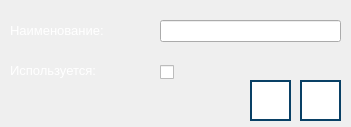
<?xml version="1.0" encoding="UTF-8"?>
<ui version="4.0">
 <class>AddFormatFile</class>
 <widget class="QDialog" name="AddFormatFile">
  <property name="geometry">
   <rect>
    <x>0</x>
    <y>0</y>
    <width>351</width>
    <height>127</height>
   </rect>
  </property>
  <property name="windowTitle">
   <string>Добавление формата файла - RayTracing</string>
  </property>
  <widget class="QLabel" name="label_name">
   <property name="geometry">
    <rect>
     <x>10</x>
     <y>20</y>
     <width>131</width>
     <height>21</height>
    </rect>
   </property>
   <property name="font">
    <font>
     <pointsize>10</pointsize>
    </font>
   </property>
   <property name="text">
    <string>&lt;html&gt;&lt;head/&gt;&lt;body&gt;&lt;p&gt;&lt;span style=&quot; color:#ffffff;&quot;&gt;Наименование:&lt;/span&gt;&lt;/p&gt;&lt;/body&gt;&lt;/html&gt;</string>
   </property>
  </widget>
  <widget class="QLineEdit" name="text_name">
   <property name="geometry">
    <rect>
     <x>160</x>
     <y>20</y>
     <width>181</width>
     <height>22</height>
    </rect>
   </property>
  </widget>
  <widget class="QPushButton" name="button_save">
   <property name="geometry">
    <rect>
     <x>250</x>
     <y>80</y>
     <width>41</width>
     <height>41</height>
    </rect>
   </property>
   <property name="styleSheet">
    <string notr="true">QPushButton {
    background-color: rgb(255, 255, 255);
    border: 2px solid #094065;
}

QPushButton:pressed {
    background-color:  rgb(118, 118, 118);
}
</string>
   </property>
   <property name="text">
    <string/>
   </property>
   <property name="icon">
    <iconset>
     <normaloff>images/complete-button.png</normaloff>images/complete-button.png</iconset>
   </property>
   <property name="iconSize">
    <size>
     <width>32</width>
     <height>32</height>
    </size>
   </property>
  </widget>
  <widget class="QPushButton" name="button_cancel">
   <property name="geometry">
    <rect>
     <x>300</x>
     <y>80</y>
     <width>41</width>
     <height>41</height>
    </rect>
   </property>
   <property name="styleSheet">
    <string notr="true">QPushButton {
    background-color: rgb(255, 255, 255);
    border: 2px solid #094065;
}

QPushButton:pressed {
    background-color:  rgb(118, 118, 118);
}
</string>
   </property>
   <property name="text">
    <string/>
   </property>
   <property name="icon">
    <iconset>
     <normaloff>images/cancel-button.png</normaloff>images/cancel-button.png</iconset>
   </property>
   <property name="iconSize">
    <size>
     <width>32</width>
     <height>32</height>
    </size>
   </property>
  </widget>
  <widget class="QLabel" name="label_used">
   <property name="geometry">
    <rect>
     <x>10</x>
     <y>60</y>
     <width>131</width>
     <height>21</height>
    </rect>
   </property>
   <property name="font">
    <font>
     <pointsize>10</pointsize>
    </font>
   </property>
   <property name="text">
    <string>&lt;html&gt;&lt;head/&gt;&lt;body&gt;&lt;p&gt;&lt;span style=&quot; color:#ffffff;&quot;&gt;Используется:&lt;/span&gt;&lt;/p&gt;&lt;/body&gt;&lt;/html&gt;</string>
   </property>
  </widget>
  <widget class="QCheckBox" name="used">
   <property name="geometry">
    <rect>
     <x>160</x>
     <y>62</y>
     <width>21</width>
     <height>21</height>
    </rect>
   </property>
   <property name="text">
    <string/>
   </property>
  </widget>
 </widget>
 <resources/>
 <connections/>
</ui>
